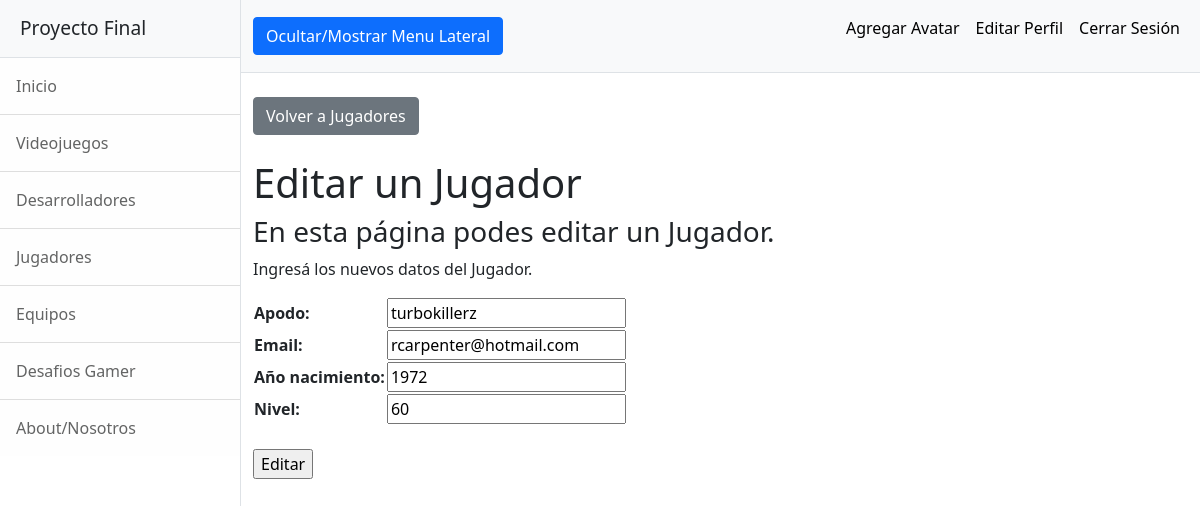
The page /AppFinal/jugadoresEditar/turbokillerz (signed in) on the database its author committed.
### AppFinal/models.py (models this page shows, shortened)
class Jugador(models.Model):
    apodo = models.CharField(max_length = 15)
    email = models.EmailField()
    año_nacimiento = models.IntegerField()
    nivel = models.IntegerField()

### AppFinal/views.py (the view)
# urls.py: path('jugadoresEditar/<jugador_a_editar>', views.jugadoresEditar, name="JugadoresEditar"),
@login_required
def jugadoresEditar(request, jugador_a_editar):
    jugador = Jugador.objects.get(apodo=jugador_a_editar)
    if request.method == 'POST':
        formulario = JugadorFormulario(request.POST)
        if formulario.is_valid():
            input = formulario.cleaned_data
            jugador.apodo=input['apodo']
            jugador.email=input['email']
            jugador.año_nacimiento=input['año_nacimiento']
            jugador.nivel=input['nivel']
            jugador.save()
            return render(request, 'AppFinal/jugadores.html') # Sustituir por una vista de "Jugador creado" o algo así en el futuro
    else:
        formulario = JugadorFormulario(initial={"apodo":jugador.apodo, "email":jugador.email, "año_nacimiento":jugador.año_nacimiento, "nivel":jugador.nivel})
    return render(request, 'AppFinal/jugadoresEditar.html', {'formulario':formulario, "jugador_a_editar":jugador_a_editar})

### AppFinal/forms.py
class JugadorFormulario(forms.Form):
    apodo = forms.CharField(max_length = 15)
    email = forms.EmailField()
    año_nacimiento = forms.IntegerField()
    nivel = forms.IntegerField()

### AppFinal/templates/AppFinal/jugadoresEditar.html
{% extends "AppFinal/padre.html" %}
{% load static %}
{% block dynamicContent %}
    <div class="container-fluid">
        <br><a class="btn btn-secondary" href="{% url 'Jugadores' %}">Volver a Jugadores</a>
        <h1 class="mt-4">Editar un Jugador</h1>
        <h3>En esta página podes editar un Jugador.</h3>
        <p>Ingresá los nuevos datos del Jugador.</p>
        <form action="" method="POST">{% csrf_token %}
            <table>{{ formulario.as_table }}</table><br>
            <input type="submit" value="Editar">
        </form>
    </div>
{% endblock %}

### rows shown on the page
Jugador: apodo "turbokillerz", email "rcarpenter@hotmail.com", año_nacimiento "1972", nivel "60"
